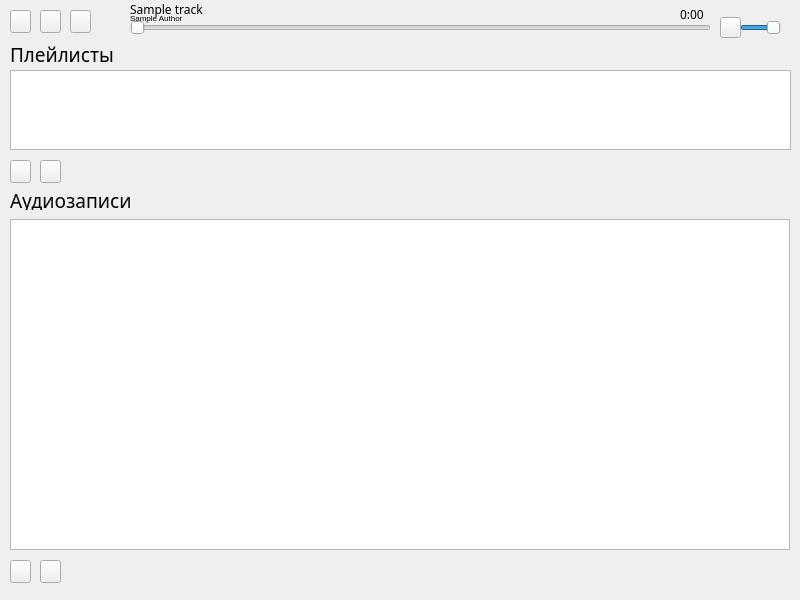
<?xml version="1.0" encoding="UTF-8"?>
<ui version="4.0">
 <class>MainWindow</class>
 <widget class="QMainWindow" name="MainWindow">
  <property name="enabled">
   <bool>true</bool>
  </property>
  <property name="geometry">
   <rect>
    <x>0</x>
    <y>0</y>
    <width>800</width>
    <height>600</height>
   </rect>
  </property>
  <property name="sizePolicy">
   <sizepolicy hsizetype="Fixed" vsizetype="Fixed">
    <horstretch>0</horstretch>
    <verstretch>0</verstretch>
   </sizepolicy>
  </property>
  <property name="cursor">
   <cursorShape>ArrowCursor</cursorShape>
  </property>
  <property name="mouseTracking">
   <bool>false</bool>
  </property>
  <property name="windowTitle">
   <string>Music Player</string>
  </property>
  <widget class="QWidget" name="centralwidget">
   <widget class="QLabel" name="playlistLabel">
    <property name="geometry">
     <rect>
      <x>10</x>
      <y>44</y>
      <width>171</width>
      <height>20</height>
     </rect>
    </property>
    <property name="font">
     <font>
      <family>Century Gothic</family>
      <pointsize>14</pointsize>
     </font>
    </property>
    <property name="text">
     <string>Плейлисты</string>
    </property>
   </widget>
   <widget class="QLabel" name="tracksLabel">
    <property name="geometry">
     <rect>
      <x>10</x>
      <y>190</y>
      <width>171</width>
      <height>20</height>
     </rect>
    </property>
    <property name="font">
     <font>
      <family>Century Gothic</family>
      <pointsize>14</pointsize>
      <weight>50</weight>
      <italic>false</italic>
      <bold>false</bold>
     </font>
    </property>
    <property name="text">
     <string>Аудиозаписи</string>
    </property>
   </widget>
   <widget class="QPushButton" name="previousButton">
    <property name="geometry">
     <rect>
      <x>10</x>
      <y>10</y>
      <width>21</width>
      <height>23</height>
     </rect>
    </property>
    <property name="sizePolicy">
     <sizepolicy hsizetype="Minimum" vsizetype="Minimum">
      <horstretch>0</horstretch>
      <verstretch>0</verstretch>
     </sizepolicy>
    </property>
    <property name="styleSheet">
     <string notr="true">border-image: url(:/pics/play-prev.png)</string>
    </property>
    <property name="text">
     <string/>
    </property>
   </widget>
   <widget class="QPushButton" name="pauseButton">
    <property name="enabled">
     <bool>true</bool>
    </property>
    <property name="geometry">
     <rect>
      <x>40</x>
      <y>10</y>
      <width>21</width>
      <height>23</height>
     </rect>
    </property>
    <property name="sizePolicy">
     <sizepolicy hsizetype="Minimum" vsizetype="Minimum">
      <horstretch>0</horstretch>
      <verstretch>0</verstretch>
     </sizepolicy>
    </property>
    <property name="layoutDirection">
     <enum>Qt::LeftToRight</enum>
    </property>
    <property name="autoFillBackground">
     <bool>false</bool>
    </property>
    <property name="styleSheet">
     <string notr="true">border-image: url(:/pics/375.png);</string>
    </property>
    <property name="text">
     <string/>
    </property>
    <property name="shortcut">
     <string>Space</string>
    </property>
    <property name="checkable">
     <bool>true</bool>
    </property>
    <property name="checked">
     <bool>false</bool>
    </property>
   </widget>
   <widget class="QPushButton" name="nextButton">
    <property name="geometry">
     <rect>
      <x>70</x>
      <y>10</y>
      <width>21</width>
      <height>23</height>
     </rect>
    </property>
    <property name="sizePolicy">
     <sizepolicy hsizetype="Minimum" vsizetype="Minimum">
      <horstretch>0</horstretch>
      <verstretch>0</verstretch>
     </sizepolicy>
    </property>
    <property name="styleSheet">
     <string notr="true">border-image: url(:/pics/play-next-icon.png);</string>
    </property>
    <property name="text">
     <string/>
    </property>
   </widget>
   <widget class="QSlider" name="songSlider">
    <property name="geometry">
     <rect>
      <x>130</x>
      <y>20</y>
      <width>581</width>
      <height>16</height>
     </rect>
    </property>
    <property name="orientation">
     <enum>Qt::Horizontal</enum>
    </property>
   </widget>
   <widget class="QLabel" name="currentTrackLabel">
    <property name="geometry">
     <rect>
      <x>130</x>
      <y>1</y>
      <width>551</width>
      <height>16</height>
     </rect>
    </property>
    <property name="sizePolicy">
     <sizepolicy hsizetype="Minimum" vsizetype="Minimum">
      <horstretch>0</horstretch>
      <verstretch>0</verstretch>
     </sizepolicy>
    </property>
    <property name="font">
     <font>
      <family>Century Gothic</family>
     </font>
    </property>
    <property name="text">
     <string>Sample track</string>
    </property>
   </widget>
   <widget class="QPushButton" name="addTracksButton">
    <property name="geometry">
     <rect>
      <x>10</x>
      <y>560</y>
      <width>21</width>
      <height>23</height>
     </rect>
    </property>
    <property name="font">
     <font>
      <family>Century Gothic</family>
      <pointsize>10</pointsize>
     </font>
    </property>
    <property name="text">
     <string/>
    </property>
   </widget>
   <widget class="QLabel" name="trackTimerLabel">
    <property name="geometry">
     <rect>
      <x>680</x>
      <y>6</y>
      <width>31</width>
      <height>16</height>
     </rect>
    </property>
    <property name="sizePolicy">
     <sizepolicy hsizetype="Minimum" vsizetype="Minimum">
      <horstretch>0</horstretch>
      <verstretch>0</verstretch>
     </sizepolicy>
    </property>
    <property name="font">
     <font>
      <family>Century Gothic</family>
     </font>
    </property>
    <property name="layoutDirection">
     <enum>Qt::RightToLeft</enum>
    </property>
    <property name="text">
     <string>0:00</string>
    </property>
   </widget>
   <widget class="QSlider" name="volumeSlider">
    <property name="geometry">
     <rect>
      <x>740</x>
      <y>20</y>
      <width>41</width>
      <height>16</height>
     </rect>
    </property>
    <property name="value">
     <number>99</number>
    </property>
    <property name="orientation">
     <enum>Qt::Horizontal</enum>
    </property>
   </widget>
   <widget class="QListWidget" name="playlistListWidget">
    <property name="geometry">
     <rect>
      <x>10</x>
      <y>70</y>
      <width>781</width>
      <height>80</height>
     </rect>
    </property>
    <property name="sizePolicy">
     <sizepolicy hsizetype="Expanding" vsizetype="Expanding">
      <horstretch>0</horstretch>
      <verstretch>0</verstretch>
     </sizepolicy>
    </property>
    <property name="font">
     <font>
      <family>Century Gothic</family>
      <pointsize>10</pointsize>
     </font>
    </property>
    <property name="layoutDirection">
     <enum>Qt::LeftToRight</enum>
    </property>
    <property name="dragEnabled">
     <bool>true</bool>
    </property>
    <property name="dragDropOverwriteMode">
     <bool>false</bool>
    </property>
    <property name="dragDropMode">
     <enum>QAbstractItemView::InternalMove</enum>
    </property>
    <property name="defaultDropAction">
     <enum>Qt::MoveAction</enum>
    </property>
    <property name="iconSize">
     <size>
      <width>0</width>
      <height>0</height>
     </size>
    </property>
    <property name="flow">
     <enum>QListView::LeftToRight</enum>
    </property>
    <property name="resizeMode">
     <enum>QListView::Adjust</enum>
    </property>
    <property name="selectionRectVisible">
     <bool>false</bool>
    </property>
   </widget>
   <widget class="QListWidget" name="tracksListWidget">
    <property name="geometry">
     <rect>
      <x>10</x>
      <y>219</y>
      <width>780</width>
      <height>331</height>
     </rect>
    </property>
    <property name="sizePolicy">
     <sizepolicy hsizetype="Preferred" vsizetype="Preferred">
      <horstretch>0</horstretch>
      <verstretch>0</verstretch>
     </sizepolicy>
    </property>
    <property name="font">
     <font>
      <family>Century Gothic</family>
      <pointsize>10</pointsize>
     </font>
    </property>
    <property name="layoutDirection">
     <enum>Qt::LeftToRight</enum>
    </property>
    <property name="autoFillBackground">
     <bool>false</bool>
    </property>
    <property name="dragEnabled">
     <bool>true</bool>
    </property>
    <property name="dragDropMode">
     <enum>QAbstractItemView::InternalMove</enum>
    </property>
    <property name="defaultDropAction">
     <enum>Qt::MoveAction</enum>
    </property>
    <property name="isWrapping" stdset="0">
     <bool>false</bool>
    </property>
    <property name="resizeMode">
     <enum>QListView::Adjust</enum>
    </property>
    <property name="wordWrap">
     <bool>false</bool>
    </property>
    <property name="selectionRectVisible">
     <bool>false</bool>
    </property>
   </widget>
   <widget class="QPushButton" name="addPlaylistButton">
    <property name="geometry">
     <rect>
      <x>10</x>
      <y>160</y>
      <width>21</width>
      <height>23</height>
     </rect>
    </property>
    <property name="font">
     <font>
      <family>Century Gothic</family>
      <pointsize>10</pointsize>
     </font>
    </property>
    <property name="text">
     <string/>
    </property>
   </widget>
   <widget class="QPushButton" name="deleteTrackButton">
    <property name="geometry">
     <rect>
      <x>40</x>
      <y>560</y>
      <width>21</width>
      <height>23</height>
     </rect>
    </property>
    <property name="text">
     <string/>
    </property>
   </widget>
   <widget class="QPushButton" name="deletePlaylistButton">
    <property name="geometry">
     <rect>
      <x>40</x>
      <y>160</y>
      <width>21</width>
      <height>23</height>
     </rect>
    </property>
    <property name="text">
     <string/>
    </property>
   </widget>
   <widget class="QPushButton" name="muteButton">
    <property name="geometry">
     <rect>
      <x>720</x>
      <y>17</y>
      <width>21</width>
      <height>21</height>
     </rect>
    </property>
    <property name="text">
     <string/>
    </property>
    <property name="shortcut">
     <string>M</string>
    </property>
   </widget>
   <widget class="QLabel" name="imageLabel">
    <property name="geometry">
     <rect>
      <x>97</x>
      <y>8</y>
      <width>28</width>
      <height>28</height>
     </rect>
    </property>
    <property name="text">
     <string/>
    </property>
   </widget>
   <widget class="QLabel" name="authorLabel">
    <property name="geometry">
     <rect>
      <x>130</x>
      <y>10</y>
      <width>581</width>
      <height>16</height>
     </rect>
    </property>
    <property name="font">
     <font>
      <pointsize>6</pointsize>
     </font>
    </property>
    <property name="text">
     <string>Sample Author</string>
    </property>
   </widget>
  </widget>
 </widget>
 <resources>
  <include location="other_files/test.qrc"/>
 </resources>
 <connections/>
</ui>
